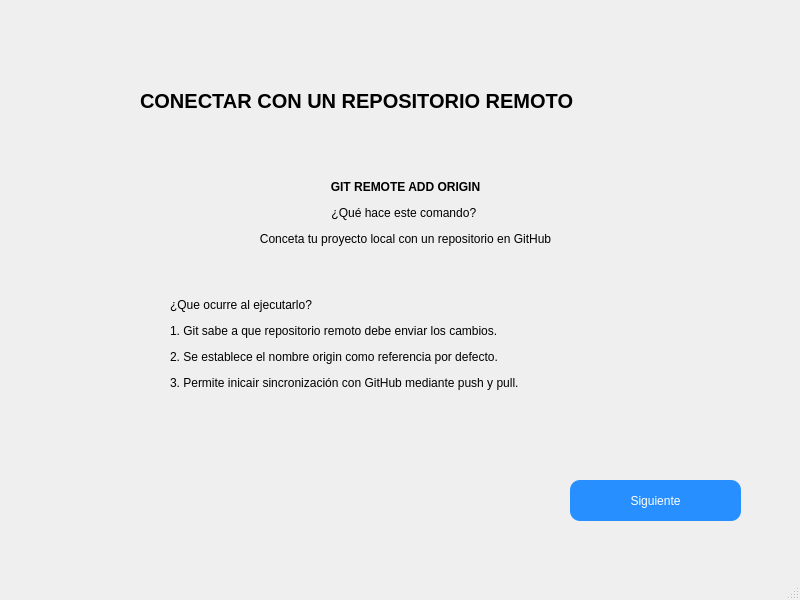
<?xml version="1.0" encoding="UTF-8"?>
<ui version="4.0">
 <class>MainWindow</class>
 <widget class="QMainWindow" name="MainWindow">
  <property name="geometry">
   <rect>
    <x>0</x>
    <y>0</y>
    <width>800</width>
    <height>600</height>
   </rect>
  </property>
  <property name="windowTitle">
   <string>MainWindow</string>
  </property>
  <widget class="QWidget" name="centralwidget">
   <widget class="QLabel" name="label">
    <property name="geometry">
     <rect>
      <x>140</x>
      <y>50</y>
      <width>601</width>
      <height>101</height>
     </rect>
    </property>
    <property name="font">
     <font>
      <pointsize>15</pointsize>
      <weight>75</weight>
      <bold>true</bold>
     </font>
    </property>
    <property name="text">
     <string>CONECTAR CON UN REPOSITORIO REMOTO</string>
    </property>
   </widget>
   <widget class="QLabel" name="label_3">
    <property name="geometry">
     <rect>
      <x>170</x>
      <y>150</y>
      <width>471</width>
      <height>311</height>
     </rect>
    </property>
    <property name="text">
     <string>&lt;html&gt;&lt;head/&gt;&lt;body&gt;&lt;p align=&quot;center&quot;&gt;&lt;span style=&quot; font-size:9pt; font-weight:600;&quot;&gt;GIT REMOTE ADD ORIGIN&lt;/span&gt;&lt;/p&gt;&lt;p align=&quot;center&quot;&gt;&lt;span style=&quot; font-size:9pt;&quot;&gt;¿Qué hace este comando? &lt;/span&gt;&lt;/p&gt;&lt;p align=&quot;center&quot;&gt;&lt;span style=&quot; font-size:9pt;&quot;&gt;Conceta tu proyecto local con un repositorio en GitHub&lt;/span&gt;&lt;/p&gt;&lt;p&gt;&lt;span style=&quot; font-size:9pt;&quot;&gt;&lt;br/&gt;&lt;/span&gt;&lt;/p&gt;&lt;p&gt;&lt;span style=&quot; font-size:9pt;&quot;&gt;¿Que ocurre al ejecutarlo?&lt;/span&gt;&lt;/p&gt;&lt;p&gt;&lt;span style=&quot; font-size:9pt;&quot;&gt;1. Git sabe a que repositorio remoto debe enviar los cambios.&lt;/span&gt;&lt;/p&gt;&lt;p&gt;&lt;span style=&quot; font-size:9pt;&quot;&gt;2. Se establece el nombre origin como referencia por defecto.&lt;/span&gt;&lt;/p&gt;&lt;p&gt;&lt;span style=&quot; font-size:9pt;&quot;&gt;3. Permite inicair sincronización con GitHub mediante push y pull.&lt;/span&gt;&lt;/p&gt;&lt;p&gt;&lt;span style=&quot; font-size:9pt;&quot;&gt;&lt;br/&gt;&lt;/span&gt;&lt;/p&gt;&lt;/body&gt;&lt;/html&gt;</string>
    </property>
   </widget>
   <widget class="QPushButton" name="pushButton">
    <property name="geometry">
     <rect>
      <x>570</x>
      <y>480</y>
      <width>171</width>
      <height>41</height>
     </rect>
    </property>
    <property name="styleSheet">
     <string notr="true">background-color: rgb(39, 143, 255);


color: rgb(255, 255, 255);


font: 10pt &quot;Arial Rounded MT Bold&quot;;


border-radius: 10px;</string>
    </property>
    <property name="text">
     <string>Siguiente</string>
    </property>
   </widget>
  </widget>
  <widget class="QMenuBar" name="menubar">
   <property name="geometry">
    <rect>
     <x>0</x>
     <y>0</y>
     <width>800</width>
     <height>26</height>
    </rect>
   </property>
  </widget>
  <widget class="QStatusBar" name="statusbar"/>
 </widget>
 <resources/>
 <connections/>
</ui>
